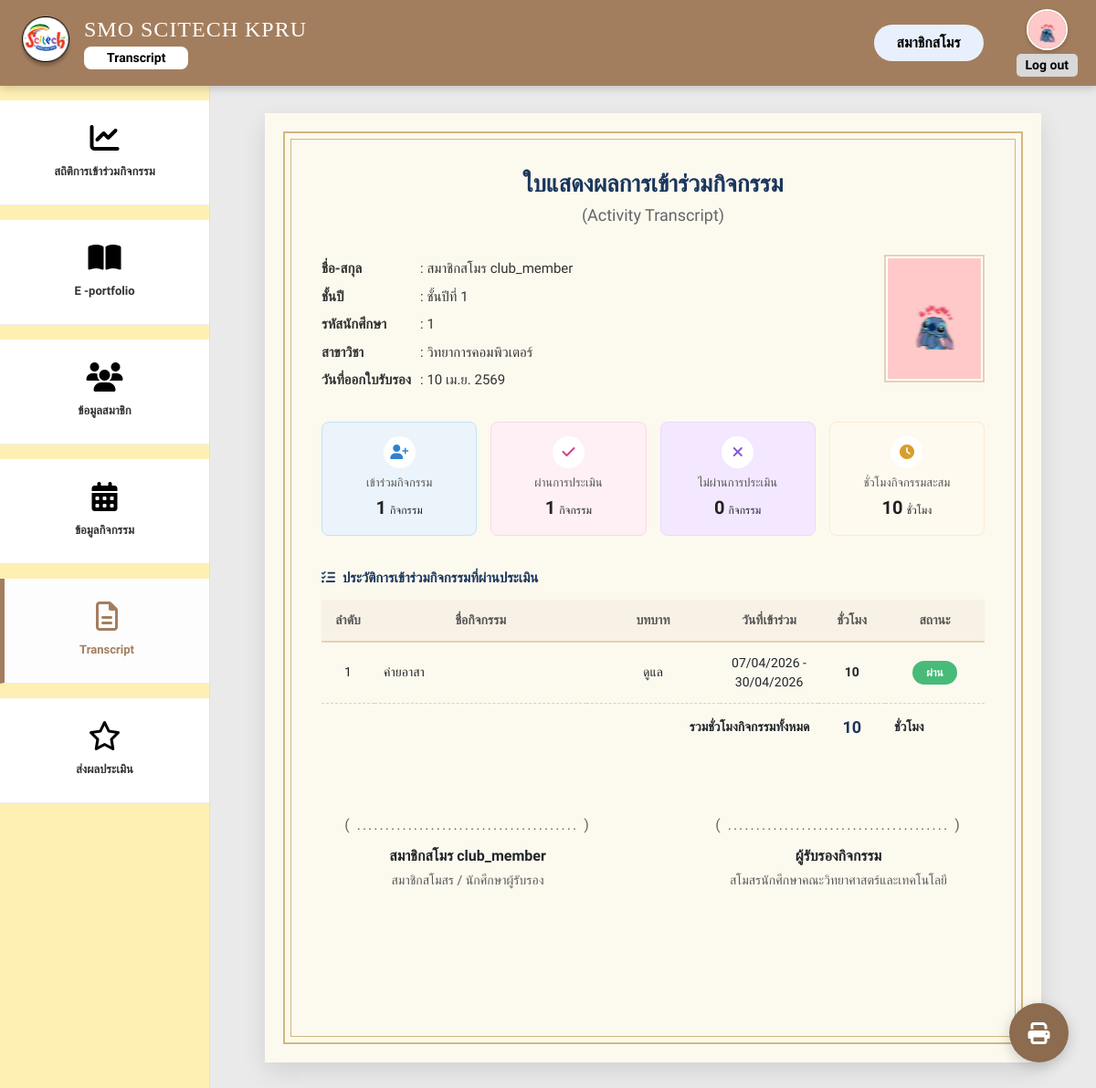
Screenshot of /transcript.php (signed in) with the database file from the repository.
### tables this page shows
CREATE TABLE `users` (
  `user_id` int(11) NOT NULL,
  `first_name` varchar(100) NOT NULL,
  `last_name` varchar(100) NOT NULL,
  `profile_image` varchar(255) DEFAULT 'default.png',
  `idstudent` varchar(191) DEFAULT NULL,
  `email` varchar(255) DEFAULT NULL,
  `phone` varchar(20) DEFAULT NULL COMMENT 'เบอร์โทรศัพท์',
  `about_me` text DEFAULT NULL,
  `password` varchar(255) NOT NULL,
  `academic_year` varchar(4) DEFAULT NULL,
  `year_level` varchar(50) DEFAULT NULL,
  `department` varchar(100) DEFAULT NULL,
  `reset_token` varchar(255) DEFAULT NULL,
  `reset_expiry` datetime DEFAULT NULL,
  `status` enum('active','inactive') NOT NULL DEFAULT 'active',
  `userrole` enum('executive','academic_officer','club_president','club_member') DEFAULT NULL,
  `membership_status` enum('member','no_member') NOT NULL DEFAULT 'no_member',
  `created_at` timestamp NOT NULL DEFAULT current_timestamp(),
  `deleted_at` datetime DEFAULT NULL,
  `hard_skill_computer` varchar(255) DEFAULT NULL,
  `comp_level` varchar(50) DEFAULT NULL,
  `hard_skill_lang` varchar(255) DEFAULT NULL,
  `lang_listen` varchar(50) DEFAULT NULL,
  `lang_speak` varchar(50) DEFAULT NULL,
  `lang_read` varchar(50) DEFAULT NULL,
  `lang_write` varchar(50) DEFAULT NULL
);

CREATE TABLE `activity_tasks` (
  `task_id` int(11) NOT NULL,
  `activity_id` int(11) NOT NULL,
  `task_name` varchar(100) NOT NULL,
  `task_detail` text DEFAULT NULL,
  `capacity` int(11) DEFAULT 0 COMMENT 'จำนวนที่รับสมัครในตำแหน่งนี้'
);

CREATE TABLE `activities` (
  `activity_id` int(11) NOT NULL,
  `title` varchar(255) NOT NULL,
  `description` text DEFAULT NULL,
  `location` varchar(255) DEFAULT NULL,
  `start_date` datetime NOT NULL,
  `end_date` datetime NOT NULL,
  `hours_count` int(11) DEFAULT 0 COMMENT 'จำนวนชั่วโมงกิจกรรม (สำหรับ Transcript กยศ.)',
  `cover_image` varchar(255) DEFAULT NULL,
  `status` enum('open','closed','completed') NOT NULL DEFAULT 'open',
  `created_by` int(11) NOT NULL COMMENT 'Link to users.user_id (ผู้สร้างกิจกรรม)',
  `created_at` timestamp NOT NULL DEFAULT current_timestamp(),
  `updated_at` timestamp NOT NULL DEFAULT current_timestamp() ON UPDATE current_timestamp(),
  `allowed_year_level` text DEFAULT NULL COMMENT 'ชั้นปีที่อนุญาตให้เข้าร่วม',
  `allowed_academic_year` text DEFAULT NULL COMMENT 'ปีการศึกษาที่อนุญาต',
  `allowed_department` text DEFAULT NULL COMMENT 'สาขาวิชาที่อนุญาต'
);

### transcript.php (the view, shortened to what this page needs)
<?php
include 'db.php';
$user_id = $_SESSION['user_id'];
$sql_user = "SELECT * FROM users WHERE user_id = ?";
$stmt_user = $conn->prepare($sql_user);
$stmt_user->bind_param("i", $user_id);
$stmt_user->execute();
$user_profile = $stmt_user->get_result()->fetch_assoc();
$first_name = $user_profile['first_name'] ?? 'ผู้ใช้งาน';
$profile_image = 'img/default-profile.png';
if (!empty($user_profile['profile_image']) && $user_profile['profile_image'] != 'default.png') {
    $profile_image = 'uploads/profiles/' . $user_profile['profile_image'];
}
$sql_stats = "SELECT
                COUNT(registration_id) as total_joined,
                SUM(CASE WHEN participation_status = 'passed' THEN 1 ELSE 0 END) as total_passed,
                SUM(CASE WHEN participation_status = 'not_passed' THEN 1 ELSE 0 END) as total_failed
              FROM activity_registrations
              WHERE user_id = ? AND registration_status = 'approved'";
$stmt_stats = $conn->prepare($sql_stats);
$stmt_stats->bind_param("i", $user_id);
$stmt_stats->execute();
$stats_result = $stmt_stats->get_result()->fetch_assoc();
$total_joined = $stats_result['total_joined'] ?? 0;
$total_passed = $stats_result['total_passed'] ?? 0;
$total_failed = $stats_result['total_failed'] ?? 0;
$activities = [];
$total_hours = 0;
$sql_act = "SELECT
                a.title, a.start_date, a.end_date, a.hours_count,
                t.task_name
            FROM activity_registrations ar
            JOIN activities a ON ar.activity_id = a.activity_id
            LEFT JOIN activity_tasks t ON ar.task_id = t.task_id
            WHERE ar.user_id = ? AND ar.registration_status = 'approved' AND ar.participation_status = 'passed'
            ORDER BY a.start_date DESC";
$stmt_act = $conn->prepare($sql_act);
$stmt_act->bind_param("i", $user_id);
$stmt_act->execute();
$result_act = $stmt_act->get_result();
while ($row = $result_act->fetch_assoc()) {
    $activities[] = $row;
    $total_hours += intval($row['hours_count']);
}
$thai_months = ["", "ม.ค.", "ก.พ.", "มี.ค.", "เม.ย.", "พ.ค.", "มิ.ย.", "ก.ค.", "ส.ค.", "ก.ย.", "ต.ค.", "พ.ย.", "ธ.ค."];
$current_date = date('j') . ' ' . $thai_months[date('n')] . ' ' . (date('Y') + 543);
?>
<!DOCTYPE html>
<html lang="th">
<head>
    <link href="https://cdn.jsdelivr.net/npm/bootstrap@5.3.0/dist/css/bootstrap.min.css" rel="stylesheet">
    <link href="https://cdnjs.cloudflare.com/ajax/libs/font-awesome/6.4.0/css/all.min.css" rel="stylesheet">
</head>
<body>
    <div class="wrapper">
        <nav class="top-navbar d-print-none">
            <div class="brand-section">
                <img src="img/logo.png" alt="Logo" class="brand-logo">
                <div style="display: flex; flex-direction: column; align-items: flex-start; line-height: 1.2;">
                    <span class="brand-name">SMO SCITECH KPRU</span>
                    <span class="text-page-pill-btn mt-1">Transcript</span>
                </div>
            </div>
            <div class="d-flex align-items-center">
                <span class="d-none d-sm-block login-pill-btn me-3">
                    <?php echo htmlspecialchars($first_name); ?>
                </span>
                <div class="logout-area">
                    <a href="user_management.php">
                        <img src="<?php echo htmlspecialchars($profile_image); ?>" alt="Profile" style="width: 45px; height: 45px; border-radius: 50%; object-fit: cover; border: 2px solid white; box-shadow: 0 2px 5px rgba(0,0,0,0.2);">
                    </a>
                    <a href="logout.php" class="logout-text mt-1">Log out</a>
                </div>
            </div>
        </nav>
        <div class="main-wrapper">
            <aside class="sidebar d-print-none">
                <a href="report_activity.php" class="sidebar-item mt-3 mb-3">
                    <i class="fa-solid fa-chart-line"></i>
                    <span>สถิติการเข้าร่วมกิจกรรม</span>
                </a>
                <a href="e-portfolio.php" class="sidebar-item mb-3">
                    <i class="fa-solid fa-book-open"></i>
                    <span>E -portfolio</span>
                </a>
                <a href="user_management.php" class="sidebar-item mb-3">
                    <i class="fa-solid fa-users"></i>
                    <span>ข้อมูลสมาชิก</span>
                </a>
                <a href="activity.php" class="sidebar-item mb-3">
                    <i class="fa-solid fa-calendar-days"></i>
                    <span>ข้อมูลกิจกรรม</span>
                </a>
                <a href="transcript.php" class="sidebar-item mb-3" style="background: #FDFDFD; border-left: 5px solid var(--top-bar-bg);">
                    <i class="fa-regular fa-file-lines" style="color: var(--top-bar-bg);"></i>
                    <span style="color: var(--top-bar-bg);">Transcript</span>
                </a>
                <a href="score_activity.php" class="sidebar-item mb-3">
                    <i class="fa-regular fa-star"></i>
                    <span>ส่งผลประเมิน</span>
                </a>
            </aside>
            <main class="content-area">
                <div class="cert-wrapper">
                    <div class="cert-border">
                        <div class="cert-header">
                            <h2 class="cert-title">ใบแสดงผลการเข้าร่วมกิจกรรม</h2>
                            <div class="cert-subtitle">(Activity Transcript)</div>
                        </div>
                        <div class="info-grid">
                            <div>
                                <table class="info-table">
                                    <tr>
                                        <td>ชื่อ-สกุล</td>
                                        <td>: <?php echo htmlspecialchars($user_profile['first_name'] . ' ' . $user_profile['last_name']); ?></td>
                                    </tr>
                                    <tr>
                                        <td>ชั้นปี</td>
                                        <td>: <?php echo htmlspecialchars($user_profile['year_level'] ?? '-'); ?></td>
                                    </tr>
                                    <tr>
                                        <td>รหัสนักศึกษา</td>
                                        <td>: <?php echo htmlspecialchars($user_profile['idstudent'] ?? '-'); ?></td>
                                    </tr>
                                    <tr>
                                        <td>สาขาวิชา</td>
                                        <td>: <?php echo htmlspecialchars($user_profile['department'] ?? '-'); ?></td>
                                    </tr>
                                    <tr>
                                        <td>วันที่ออกใบรับรอง</td>
                                        <td>: <?php echo $current_date; ?></td>
                                    </tr>
                                </table>
                            </div>
                            <div class="text-md-end text-center">
                                <img src="<?php echo $profile_image; ?>" class="student-img" alt="Student Photo">
                            </div>
                        </div>
                        <div class="stats-container">
                            <div class="stat-card blue">
                                <div class="stat-icon"><i class="fa-solid fa-user-plus"></i></div>
                                <div class="stat-title">เข้าร่วมกิจกรรม</div>
                                <div><span class="stat-value"><?php echo number_format($total_joined); ?></span> <span class="stat-unit">กิจกรรม</span></div>
                            </div>
                            <div class="stat-card pink">
                                <div class="stat-icon"><i class="fa-solid fa-check"></i></div>
                                <div class="stat-title">ผ่านการประเมิน</div>
                                <div><span class="stat-value"><?php echo number_format($total_passed); ?></span> <span class="stat-unit">กิจกรรม</span></div>
                            </div>
                            <div class="stat-card purple">
                                <div class="stat-icon"><i class="fa-solid fa-xmark"></i></div>
                                <div class="stat-title">ไม่ผ่านการประเมิน</div>
                                <div><span class="stat-value"><?php echo number_format($total_failed); ?></span> <span class="stat-unit">กิจกรรม</span></div>
                            </div>
                            <div class="stat-card yellow">
                                <div class="stat-icon"><i class="fa-solid fa-clock"></i></div>
                                <div class="stat-title">ชั่วโมงกิจกรรมสะสม</div>
                                <div><span class="stat-value"><?php echo number_format($total_hours); ?></span> <span class="stat-unit">ชั่วโมง</span></div>
                            </div>
                        </div>
                        <div style="font-size: 15px; margin-bottom: 12px; font-weight: 600; color: #1A365D;">
                            <i class="fa-solid fa-list-check me-2"></i>ประวัติการเข้าร่วมกิจกรรมที่ผ่านประเมิน
                        </div>
                        <div class="cert-table-container">
                            <table class="cert-table">
                                <thead>
                                    <tr>
                                        <th width="8%">ลำดับ</th>
                                        <th width="32%">ชื่อกิจกรรม</th>
                                        <th width="20%">บทบาท</th>
                                        <th width="15%">วันที่เข้าร่วม</th>
                                        <th width="10%">ชั่วโมง</th>
                                        <th width="15%">สถานะ</th>
                                    </tr>
                                </thead>
                                <tbody>
                                    <?php if (count($activities) > 0): ?>
                                        <?php
                                        $i = 1;
                                        foreach ($activities as $act):
                                            $start = date('d/m/Y', strtotime($act['start_date']));
                                            $end = date('d/m/Y', strtotime($act['end_date']));
                                            $date_str = ($start == $end) ? $start : "$start - $end";
                                        ?>
                                        <tr>
                                            <td data-label="ลำดับ" class="text-center"><?php echo $i++; ?></td>
                                            <td data-label="ชื่อกิจกรรม" style="text-align: left;"><?php echo htmlspecialchars($act['title']); ?></td>
                                            <td data-label="บทบาท" class="text-center"><?php echo htmlspecialchars($act['task_name'] ?? 'ผู้เข้าร่วมทั่วไป'); ?></td>
                                            <td data-label="วันที่เข้าร่วม" class="text-center"><?php echo $date_str; ?></td>
                                            <td data-label="ชั่วโมง" class="text-center fw-bold"><?php echo intval($act['hours_count']); ?></td>
                                            <td data-label="สถานะ" class="text-center"><span class="status-pass">ผ่าน</span></td>
                                        </tr>
                                        <?php endforeach; ?>
                                        <tr class="total-row">
                                            <td colspan="4" class="text-end" style="border-bottom: none; font-weight: bold;">รวมชั่วโมงกิจกรรมทั้งหมด</td>
                                            <td class="text-center" style="border-bottom: none; font-weight: bold; font-size: 18px; color: #1A365D;"><?php echo $total_hours; ?></td>
                                            <td style="border-bottom: none; font-weight: bold;">ชั่วโมง</td>
                                        </tr>
                                    <?php else: ?>
                                        <tr>
                                            <td colspan="6" class="text-center" style="padding: 30px; color: #999; border: none;">ยังไม่มีประวัติกิจกรรมที่ผ่านการประเมิน</td>
                                        </tr>
                                    <?php endif; ?>
                                </tbody>
                            </table>
                        </div>
                        <div class="signature-section">
                            <div class="signature-box">
                                <div class="sig-line">( ....................................... )</div>
                                <div class="fw-bold text-dark mt-2"><?php echo htmlspecialchars($user_profile['first_name'] . ' ' . $user_profile['last_name']); ?></div>
                                <div class="text-muted small mt-1">สมาชิกสโมสร / นักศึกษาผู้รับรอง</div>
                            </div>
                            <div class="signature-box">
                                <div class="sig-line">( ....................................... )</div>
                                <div class="fw-bold text-dark mt-2">ผู้รับรองกิจกรรม</div>
                                <div class="text-muted small mt-1">สโมสรนักศึกษาคณะวิทยาศาสตร์และเทคโนโลยี</div>
                            </div>
                        </div>
                    </div>
                </div>
            </main>
        </div>
    </div>
    <div class="print-btn-float d-print-none" onclick="window.print()" title="พิมพ์ / Export PDF">
        <i class="fas fa-print"></i>
    </div>
</body>
</html>

### rows the page displays
users: first_name "สมาชิกสโมร", profile_image (picture), first_name+last_name "สมาชิกสโมร club_member", year_level "ชั้นปีที่ 1", idstudent "1", department "วิทยาการคอมพิวเตอร์"
activity_tasks: activity.title "ค่ายอาสา", task_name "ดูแล", activity.end_date "07/04/2026 - 30/04/2026", activity.hours_count "10"

### other values shown
$total_joined "1"
$total_passed "1"
$total_failed "0"
$total_hours "10"
